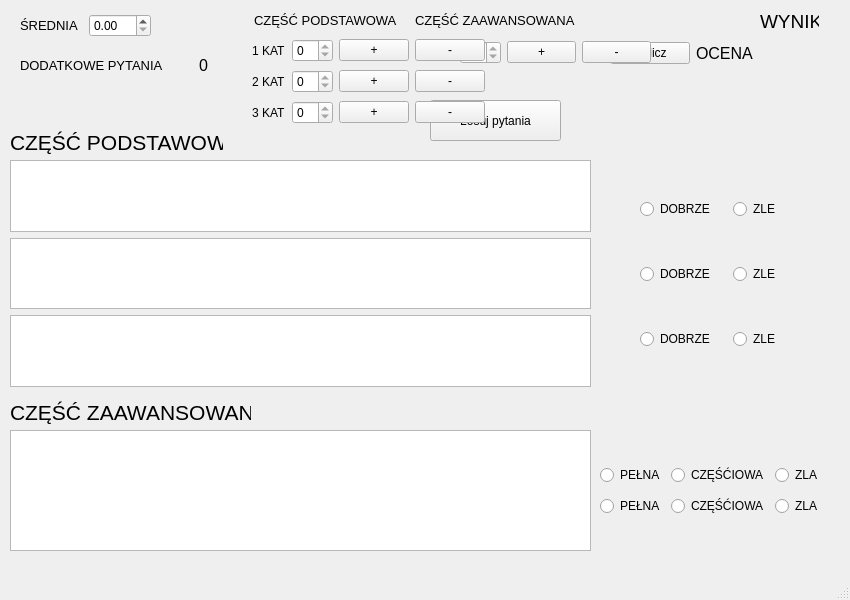
<?xml version="1.0" encoding="UTF-8"?>
<ui version="4.0">
 <class>MainWindow</class>
 <widget class="QMainWindow" name="MainWindow">
  <property name="geometry">
   <rect>
    <x>0</x>
    <y>0</y>
    <width>850</width>
    <height>600</height>
   </rect>
  </property>
  <property name="minimumSize">
   <size>
    <width>850</width>
    <height>600</height>
   </size>
  </property>
  <property name="maximumSize">
   <size>
    <width>850</width>
    <height>600</height>
   </size>
  </property>
  <property name="windowTitle">
   <string>Egzamin PK</string>
  </property>
  <widget class="QWidget" name="centralwidget">
   <widget class="QLabel" name="label_13">
    <property name="geometry">
     <rect>
      <x>10</x>
      <y>130</y>
      <width>213</width>
      <height>25</height>
     </rect>
    </property>
    <property name="font">
     <font>
      <pointsize>16</pointsize>
     </font>
    </property>
    <property name="text">
     <string>CZĘŚĆ PODSTAWOWA</string>
    </property>
   </widget>
   <widget class="QLabel" name="label_17">
    <property name="geometry">
     <rect>
      <x>10</x>
      <y>400</y>
      <width>241</width>
      <height>25</height>
     </rect>
    </property>
    <property name="font">
     <font>
      <pointsize>16</pointsize>
     </font>
    </property>
    <property name="text">
     <string>CZĘŚĆ ZAAWANSOWANA</string>
    </property>
   </widget>
   <widget class="QPushButton" name="losuj">
    <property name="geometry">
     <rect>
      <x>430</x>
      <y>100</y>
      <width>131</width>
      <height>41</height>
     </rect>
    </property>
    <property name="text">
     <string>Losuj pytania</string>
    </property>
   </widget>
   <widget class="QTextBrowser" name="pytzaw_lab">
    <property name="geometry">
     <rect>
      <x>10</x>
      <y>430</y>
      <width>581</width>
      <height>121</height>
     </rect>
    </property>
   </widget>
   <widget class="QWidget" name="layoutWidget">
    <property name="geometry">
     <rect>
      <x>600</x>
      <y>460</y>
      <width>231</width>
      <height>61</height>
     </rect>
    </property>
    <layout class="QGridLayout" name="gridLayout_3">
     <item row="1" column="0">
      <widget class="QRadioButton" name="pytz2_ok">
       <property name="text">
        <string>PEŁNA</string>
       </property>
       <attribute name="buttonGroup">
        <string notr="true">buttonGroup_5</string>
       </attribute>
      </widget>
     </item>
     <item row="0" column="1">
      <widget class="QRadioButton" name="pytz1_half">
       <property name="text">
        <string>CZĘŚĆIOWA</string>
       </property>
       <attribute name="buttonGroup">
        <string notr="true">buttonGroup_4</string>
       </attribute>
      </widget>
     </item>
     <item row="0" column="0">
      <widget class="QRadioButton" name="pytz1_ok">
       <property name="text">
        <string>PEŁNA</string>
       </property>
       <attribute name="buttonGroup">
        <string notr="true">buttonGroup_4</string>
       </attribute>
      </widget>
     </item>
     <item row="0" column="2">
      <widget class="QRadioButton" name="pytz1_zle">
       <property name="text">
        <string>ZLA</string>
       </property>
       <attribute name="buttonGroup">
        <string notr="true">buttonGroup_4</string>
       </attribute>
      </widget>
     </item>
     <item row="1" column="1">
      <widget class="QRadioButton" name="pytz2_half">
       <property name="text">
        <string>CZĘŚĆIOWA</string>
       </property>
       <attribute name="buttonGroup">
        <string notr="true">buttonGroup_5</string>
       </attribute>
      </widget>
     </item>
     <item row="1" column="2">
      <widget class="QRadioButton" name="pytz2_zle">
       <property name="text">
        <string>ZLA</string>
       </property>
       <attribute name="buttonGroup">
        <string notr="true">buttonGroup_5</string>
       </attribute>
      </widget>
     </item>
    </layout>
   </widget>
   <widget class="QWidget" name="layoutWidget">
    <property name="geometry">
     <rect>
      <x>10</x>
      <y>160</y>
      <width>581</width>
      <height>227</height>
     </rect>
    </property>
    <layout class="QVBoxLayout" name="verticalLayout">
     <item>
      <widget class="QTextBrowser" name="pyt1_lab"/>
     </item>
     <item>
      <widget class="QTextBrowser" name="pyt2_lab"/>
     </item>
     <item>
      <widget class="QTextBrowser" name="pyt3_lab"/>
     </item>
    </layout>
   </widget>
   <widget class="QWidget" name="layoutWidget">
    <property name="geometry">
     <rect>
      <x>640</x>
      <y>160</y>
      <width>180</width>
      <height>231</height>
     </rect>
    </property>
    <layout class="QGridLayout" name="gridLayout_2">
     <item row="1" column="1">
      <widget class="QRadioButton" name="pyt2_zle">
       <property name="text">
        <string>ZLE</string>
       </property>
       <attribute name="buttonGroup">
        <string notr="true">buttonGroup_2</string>
       </attribute>
      </widget>
     </item>
     <item row="2" column="1">
      <widget class="QRadioButton" name="pyt3_zle">
       <property name="text">
        <string>ZLE</string>
       </property>
       <attribute name="buttonGroup">
        <string notr="true">buttonGroup_3</string>
       </attribute>
      </widget>
     </item>
     <item row="2" column="0">
      <widget class="QRadioButton" name="pyt3_ok">
       <property name="text">
        <string>DOBRZE</string>
       </property>
       <attribute name="buttonGroup">
        <string notr="true">buttonGroup_3</string>
       </attribute>
      </widget>
     </item>
     <item row="0" column="0">
      <widget class="QRadioButton" name="pyt1_ok">
       <property name="text">
        <string>DOBRZE</string>
       </property>
       <attribute name="buttonGroup">
        <string notr="true">buttonGroup</string>
       </attribute>
      </widget>
     </item>
     <item row="0" column="1">
      <widget class="QRadioButton" name="pyt1_zle">
       <property name="text">
        <string>ZLE</string>
       </property>
       <attribute name="buttonGroup">
        <string notr="true">buttonGroup</string>
       </attribute>
      </widget>
     </item>
     <item row="1" column="0">
      <widget class="QRadioButton" name="pyt2_ok">
       <property name="text">
        <string>DOBRZE</string>
       </property>
       <attribute name="buttonGroup">
        <string notr="true">buttonGroup_2</string>
       </attribute>
      </widget>
     </item>
    </layout>
   </widget>
   <widget class="QLabel" name="label_10">
    <property name="geometry">
     <rect>
      <x>760</x>
      <y>10</y>
      <width>59</width>
      <height>23</height>
     </rect>
    </property>
    <property name="font">
     <font>
      <pointsize>14</pointsize>
     </font>
    </property>
    <property name="text">
     <string>WYNIK</string>
    </property>
   </widget>
   <widget class="QWidget" name="layoutWidget">
    <property name="geometry">
     <rect>
      <x>20</x>
      <y>10</y>
      <width>131</width>
      <height>31</height>
     </rect>
    </property>
    <layout class="QHBoxLayout" name="horizontalLayout_5">
     <item>
      <widget class="QLabel" name="label_3">
       <property name="font">
        <font>
         <pointsize>10</pointsize>
        </font>
       </property>
       <property name="text">
        <string>ŚREDNIA</string>
       </property>
      </widget>
     </item>
     <item>
      <widget class="QDoubleSpinBox" name="srednia">
       <property name="maximum">
        <double>6.000000000000000</double>
       </property>
       <property name="singleStep">
        <double>0.100000000000000</double>
       </property>
      </widget>
     </item>
    </layout>
   </widget>
   <widget class="QWidget" name="layoutWidget">
    <property name="geometry">
     <rect>
      <x>20</x>
      <y>50</y>
      <width>201</width>
      <height>31</height>
     </rect>
    </property>
    <layout class="QHBoxLayout" name="horizontalLayout_6">
     <item>
      <widget class="QLabel" name="label">
       <property name="font">
        <font>
         <pointsize>10</pointsize>
        </font>
       </property>
       <property name="text">
        <string>DODATKOWE PYTANIA</string>
       </property>
      </widget>
     </item>
     <item>
      <spacer name="horizontalSpacer">
       <property name="orientation">
        <enum>Qt::Horizontal</enum>
       </property>
       <property name="sizeType">
        <enum>QSizePolicy::Fixed</enum>
       </property>
       <property name="sizeHint" stdset="0">
        <size>
         <width>30</width>
         <height>20</height>
        </size>
       </property>
      </spacer>
     </item>
     <item>
      <widget class="QLabel" name="dod_pyt">
       <property name="font">
        <font>
         <pointsize>12</pointsize>
        </font>
       </property>
       <property name="text">
        <string>0</string>
       </property>
      </widget>
     </item>
    </layout>
   </widget>
   <widget class="QWidget" name="layoutWidget">
    <property name="geometry">
     <rect>
      <x>254</x>
      <y>10</y>
      <width>321</width>
      <height>20</height>
     </rect>
    </property>
    <layout class="QHBoxLayout" name="horizontalLayout_9">
     <item>
      <widget class="QLabel" name="label_4">
       <property name="maximumSize">
        <size>
         <width>16777215</width>
         <height>20</height>
        </size>
       </property>
       <property name="font">
        <font>
         <pointsize>10</pointsize>
        </font>
       </property>
       <property name="text">
        <string>CZĘŚĆ PODSTAWOWA</string>
       </property>
      </widget>
     </item>
     <item>
      <widget class="QLabel" name="label_8">
       <property name="maximumSize">
        <size>
         <width>16777215</width>
         <height>20</height>
        </size>
       </property>
       <property name="font">
        <font>
         <pointsize>10</pointsize>
        </font>
       </property>
       <property name="text">
        <string>CZĘŚĆ ZAAWANSOWANA</string>
       </property>
      </widget>
     </item>
    </layout>
   </widget>
   <widget class="QWidget" name="layoutWidget">
    <property name="geometry">
     <rect>
      <x>610</x>
      <y>40</y>
      <width>191</width>
      <height>27</height>
     </rect>
    </property>
    <layout class="QHBoxLayout" name="horizontalLayout_8">
     <item>
      <layout class="QHBoxLayout" name="horizontalLayout_7">
       <item>
        <widget class="QPushButton" name="oblicz_ocene">
         <property name="text">
          <string>Oblicz</string>
         </property>
        </widget>
       </item>
       <item>
        <widget class="QLabel" name="label_11">
         <property name="font">
          <font>
           <pointsize>12</pointsize>
          </font>
         </property>
         <property name="text">
          <string>OCENA</string>
         </property>
        </widget>
       </item>
      </layout>
     </item>
     <item>
      <spacer name="horizontalSpacer_2">
       <property name="orientation">
        <enum>Qt::Horizontal</enum>
       </property>
       <property name="sizeHint" stdset="0">
        <size>
         <width>40</width>
         <height>20</height>
        </size>
       </property>
      </spacer>
     </item>
     <item>
      <widget class="QLabel" name="ocena_wynik">
       <property name="font">
        <font>
         <pointsize>12</pointsize>
         <weight>75</weight>
         <italic>false</italic>
         <bold>true</bold>
         <underline>false</underline>
         <strikeout>false</strikeout>
        </font>
       </property>
       <property name="text">
        <string/>
       </property>
      </widget>
     </item>
    </layout>
   </widget>
   <widget class="QWidget" name="layoutWidget">
    <property name="geometry">
     <rect>
      <x>420</x>
      <y>40</y>
      <width>231</width>
      <height>25</height>
     </rect>
    </property>
    <layout class="QHBoxLayout" name="horizontalLayout_4">
     <item>
      <widget class="QLabel" name="label_9">
       <property name="text">
        <string>1 KAT</string>
       </property>
      </widget>
     </item>
     <item>
      <widget class="QSpinBox" name="zaw">
       <property name="readOnly">
        <bool>true</bool>
       </property>
       <property name="value">
        <number>0</number>
       </property>
      </widget>
     </item>
     <item>
      <widget class="QPushButton" name="zaw_plus">
       <property name="text">
        <string>+</string>
       </property>
      </widget>
     </item>
     <item>
      <widget class="QPushButton" name="pushButton_8">
       <property name="text">
        <string>-</string>
       </property>
      </widget>
     </item>
    </layout>
   </widget>
   <widget class="QWidget" name="layoutWidget">
    <property name="geometry">
     <rect>
      <x>252</x>
      <y>37</y>
      <width>233</width>
      <height>89</height>
     </rect>
    </property>
    <layout class="QVBoxLayout" name="verticalLayout_2">
     <item>
      <layout class="QHBoxLayout" name="horizontalLayout">
       <item>
        <widget class="QLabel" name="label_5">
         <property name="text">
          <string>1 KAT</string>
         </property>
        </widget>
       </item>
       <item>
        <widget class="QSpinBox" name="kat1">
         <property name="readOnly">
          <bool>true</bool>
         </property>
         <property name="accelerated">
          <bool>false</bool>
         </property>
         <property name="value">
          <number>0</number>
         </property>
        </widget>
       </item>
       <item>
        <widget class="QPushButton" name="kat1_plus">
         <property name="text">
          <string>+</string>
         </property>
        </widget>
       </item>
       <item>
        <widget class="QPushButton" name="kat1_minus">
         <property name="text">
          <string>-</string>
         </property>
        </widget>
       </item>
      </layout>
     </item>
     <item>
      <layout class="QHBoxLayout" name="horizontalLayout_2">
       <item>
        <widget class="QLabel" name="label_6">
         <property name="text">
          <string>2 KAT</string>
         </property>
        </widget>
       </item>
       <item>
        <widget class="QSpinBox" name="kat2">
         <property name="wrapping">
          <bool>false</bool>
         </property>
         <property name="frame">
          <bool>true</bool>
         </property>
         <property name="readOnly">
          <bool>true</bool>
         </property>
         <property name="showGroupSeparator" stdset="0">
          <bool>false</bool>
         </property>
         <property name="value">
          <number>0</number>
         </property>
        </widget>
       </item>
       <item>
        <widget class="QPushButton" name="kat2_plus">
         <property name="text">
          <string>+</string>
         </property>
        </widget>
       </item>
       <item>
        <widget class="QPushButton" name="kat2_minus">
         <property name="text">
          <string>-</string>
         </property>
        </widget>
       </item>
      </layout>
     </item>
     <item>
      <layout class="QHBoxLayout" name="horizontalLayout_3">
       <item>
        <widget class="QLabel" name="label_7">
         <property name="text">
          <string>3 KAT</string>
         </property>
        </widget>
       </item>
       <item>
        <widget class="QSpinBox" name="kat3">
         <property name="readOnly">
          <bool>true</bool>
         </property>
         <property name="value">
          <number>0</number>
         </property>
        </widget>
       </item>
       <item>
        <widget class="QPushButton" name="kat3_plus">
         <property name="text">
          <string>+</string>
         </property>
        </widget>
       </item>
       <item>
        <widget class="QPushButton" name="kat3_minus">
         <property name="text">
          <string>-</string>
         </property>
        </widget>
       </item>
      </layout>
     </item>
    </layout>
   </widget>
  </widget>
  <widget class="QMenuBar" name="menubar">
   <property name="geometry">
    <rect>
     <x>0</x>
     <y>0</y>
     <width>850</width>
     <height>21</height>
    </rect>
   </property>
  </widget>
  <widget class="QStatusBar" name="statusbar"/>
 </widget>
 <resources/>
 <connections>
  <connection>
   <sender>kat1_plus</sender>
   <signal>clicked()</signal>
   <receiver>kat1</receiver>
   <slot>stepUp()</slot>
   <hints>
    <hint type="sourcelabel">
     <x>348</x>
     <y>71</y>
    </hint>
    <hint type="destinationlabel">
     <x>320</x>
     <y>69</y>
    </hint>
   </hints>
  </connection>
  <connection>
   <sender>kat1_minus</sender>
   <signal>clicked()</signal>
   <receiver>kat1</receiver>
   <slot>stepDown()</slot>
   <hints>
    <hint type="sourcelabel">
     <x>389</x>
     <y>74</y>
    </hint>
    <hint type="destinationlabel">
     <x>319</x>
     <y>78</y>
    </hint>
   </hints>
  </connection>
  <connection>
   <sender>kat2_plus</sender>
   <signal>clicked()</signal>
   <receiver>kat2</receiver>
   <slot>stepUp()</slot>
   <hints>
    <hint type="sourcelabel">
     <x>355</x>
     <y>107</y>
    </hint>
    <hint type="destinationlabel">
     <x>321</x>
     <y>106</y>
    </hint>
   </hints>
  </connection>
  <connection>
   <sender>kat2_minus</sender>
   <signal>clicked()</signal>
   <receiver>kat2</receiver>
   <slot>stepDown()</slot>
   <hints>
    <hint type="sourcelabel">
     <x>390</x>
     <y>103</y>
    </hint>
    <hint type="destinationlabel">
     <x>322</x>
     <y>98</y>
    </hint>
   </hints>
  </connection>
  <connection>
   <sender>kat3_plus</sender>
   <signal>clicked()</signal>
   <receiver>kat3</receiver>
   <slot>stepUp()</slot>
   <hints>
    <hint type="sourcelabel">
     <x>355</x>
     <y>130</y>
    </hint>
    <hint type="destinationlabel">
     <x>322</x>
     <y>131</y>
    </hint>
   </hints>
  </connection>
  <connection>
   <sender>kat3_minus</sender>
   <signal>clicked()</signal>
   <receiver>kat3</receiver>
   <slot>stepDown()</slot>
   <hints>
    <hint type="sourcelabel">
     <x>392</x>
     <y>128</y>
    </hint>
    <hint type="destinationlabel">
     <x>323</x>
     <y>139</y>
    </hint>
   </hints>
  </connection>
  <connection>
   <sender>zaw_plus</sender>
   <signal>clicked()</signal>
   <receiver>zaw</receiver>
   <slot>stepUp()</slot>
   <hints>
    <hint type="sourcelabel">
     <x>507</x>
     <y>74</y>
    </hint>
    <hint type="destinationlabel">
     <x>482</x>
     <y>74</y>
    </hint>
   </hints>
  </connection>
  <connection>
   <sender>pushButton_8</sender>
   <signal>clicked()</signal>
   <receiver>zaw</receiver>
   <slot>stepDown()</slot>
   <hints>
    <hint type="sourcelabel">
     <x>552</x>
     <y>75</y>
    </hint>
    <hint type="destinationlabel">
     <x>479</x>
     <y>63</y>
    </hint>
   </hints>
  </connection>
 </connections>
 <buttongroups>
  <buttongroup name="buttonGroup_2"/>
  <buttongroup name="buttonGroup_5"/>
  <buttongroup name="buttonGroup_3"/>
  <buttongroup name="buttonGroup"/>
  <buttongroup name="buttonGroup_4"/>
 </buttongroups>
</ui>
